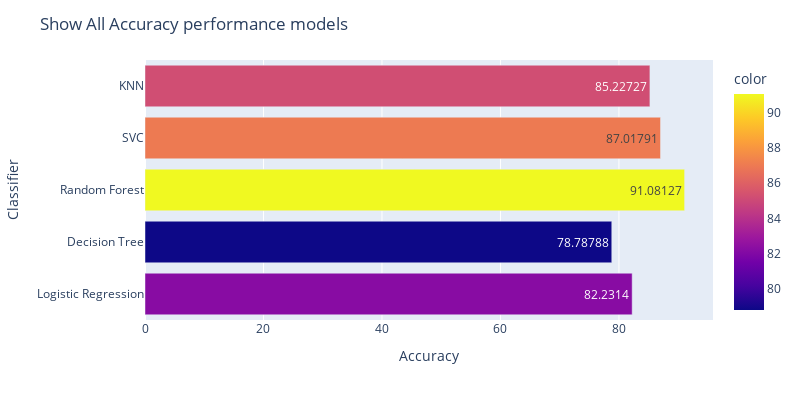

Notebook source saved alongside this figure:
### Code cell
accuracy_model = {'Logistic Regression':log_acc,
                  'Decision Tree':dec_acc,
                  'Random Forest':rf_acc,
                  'SVC':svm_acc,
                  'KNN':knn_acc}

fig = px.bar(y = list(accuracy_model.keys()), x= list(accuracy_model.values()),
             color = list(accuracy_model.values()),
             width = 800, height = 400,
             color_discrete_sequence=px.colors.qualitative.G10,
             labels={'y':'Classifier', 'x':'Accuracy'}, text_auto=True)

fig.update_layout(title='Show All Accuracy performance models',showlegend=False)

### Figure 1 — Plotly figure (JSON) as saved in the notebook; plotly's stock layout.template omitted (floating-point values rounded to 4 significant figures)
{"data": [{"alignmentgroup": "True", "hovertemplate": "Accuracy=%{x}<br>Classifier=%{y}<br>color=%{marker.color}<extra></extra>", "legendgroup": "", "marker": {"color": [82.23, 78.79, 91.08, 87.02, 85.23], "coloraxis": "coloraxis", "pattern": {"shape": ""}}, "name": "", "offsetgroup": "", "orientation": "h", "showlegend": false, "textposition": "auto", "texttemplate": "%{x}", "type": "bar", "x": [82.23, 78.79, 91.08, 87.02, 85.23], "xaxis": "x", "y": ["Logistic Regression", "Decision Tree", "Random Forest", "SVC", "KNN"], "yaxis": "y"}], "layout": {"barmode": "relative", "coloraxis": {"colorbar": {"title": {"text": "color"}}, "colorscale": [[0, "#0d0887"], [0.1111, "#46039f"], [0.2222, "#7201a8"], [0.3333, "#9c179e"], [0.4444, "#bd3786"], [0.5556, "#d8576b"], [0.6667, "#ed7953"], [0.7778, "#fb9f3a"], [0.8889, "#fdca26"], [1, "#f0f921"]]}, "height": 400, "legend": {"tracegroupgap": 0}, "margin": {"t": 60}, "showlegend": false, "title": {"text": "Show All Accuracy performance models"}, "width": 800, "xaxis": {"anchor": "y", "domain": [0, 1], "title": {"text": "Accuracy"}}, "yaxis": {"anchor": "x", "domain": [0, 1], "title": {"text": "Classifier"}}}}
